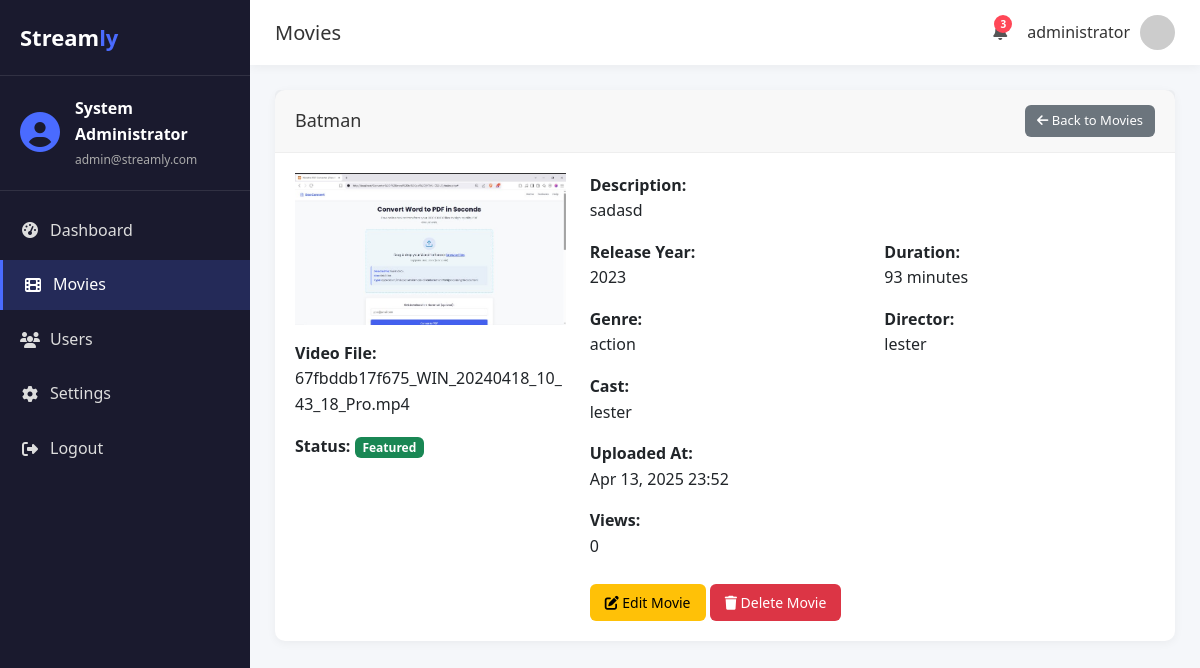
The page /admin/movie_view.php?id=1 (signed in) on the database its author committed.
### tables this page shows
CREATE TABLE `movies` (
  `id` int(11) NOT NULL,
  `title` varchar(255) NOT NULL,
  `description` text NOT NULL,
  `release_year` int(4) NOT NULL,
  `duration` int(11) NOT NULL COMMENT 'in minutes',
  `genre` varchar(100) NOT NULL,
  `director` varchar(255) NOT NULL,
  `cast` text NOT NULL,
  `thumbnail` varchar(255) NOT NULL,
  `video_file` varchar(255) NOT NULL,
  `uploaded_at` datetime NOT NULL DEFAULT current_timestamp(),
  `views` int(11) NOT NULL DEFAULT 0,
  `featured` tinyint(1) NOT NULL DEFAULT 0
);

### admin/theme.php (called while the page is built, shortened)
<?php
function getCurrentTheme() {
    return $_SESSION['theme'];
}
?>

### admin/movie_view.php (the view, shortened to what this page needs)
<?php
require_once '../include/db.php';
require_once 'theme.php';
$id = (int)$_GET['id'];
$stmt = $conn->prepare("SELECT * FROM movies WHERE id = ?");
$stmt->bind_param("i", $id);
$stmt->execute();
$result = $stmt->get_result();
$movie = $result->fetch_assoc();
$currentTheme = getCurrentTheme();
?>
<!DOCTYPE html>
<html lang="en" data-theme="<?php echo $currentTheme; ?>">
<head>
    <link href="https://cdn.jsdelivr.net/npm/bootstrap@5.3.0/dist/css/bootstrap.min.css" rel="stylesheet">
    <link rel="stylesheet" href="https://cdnjs.cloudflare.com/ajax/libs/font-awesome/6.4.0/css/all.min.css">
    <link rel="stylesheet" href="css/admin.css">
    </head>
<body class="admin-dashboard">
<body class="admin-dashboard">
<div class="sidebar">
    <div class="sidebar-header">
        <div class="sidebar-logo">Stream<span>ly</span></div>
    </div>
    <div class="sidebar-user">
        <div class="user-avatar">
            <i class="fas fa-user-circle"></i>
        </div>
        <div class="user-info">
            <div class="user-name"><?php echo htmlspecialchars($_SESSION['admin_full_name']); ?></div>
            <div class="user-email"><?php echo htmlspecialchars($_SESSION['admin_email']); ?></div>
        </div>
    </div>
    <nav class="sidebar-nav">
        <ul>
            <li>
                <a href="dashboard.php">
                    <i class="fas fa-tachometer-alt"></i>
                    <span>Dashboard</span>
                </a>
            </li>
            <li class="active">
                <a href="movies.php">
                    <i class="fas fa-film"></i>
                    <span>Movies</span>
                </a>
            </li>
            <li>
                <a href="users.php">
                    <i class="fas fa-users"></i>
                    <span>Users</span>
                </a>
            </li>
            <li>
                <a href="settings.php">
                    <i class="fas fa-cog"></i>
                    <span>Settings</span>
                </a>
            </li>
            <li>
                <a href="logout.php">
                    <i class="fas fa-sign-out-alt"></i>
                    <span>Logout</span>
                </a>
            </li>
        </ul>
    </nav>
</div>
<div class="main-content">
    <header class="admin-header">
        <div class="header-left">
            <h1>Movies</h1>
        </div>
        <div class="header-right">
            <div class="notifications">
                <span class="badge">3</span>
            </div>
            <div class="admin-profile">
                <span><?php echo htmlspecialchars($_SESSION['admin_username']); ?></span>
                <img src="https://ui-avatars.com/api/?name=<?php echo urlencode($_SESSION['admin_full_name']); ?>" alt="Admin">
            </div>
        </div>
    </header>
        <div class="content-wrapper">
            <div class="card">
                <div class="card-header">
                    <h3><?php echo htmlspecialchars($movie['title']); ?></h3>
                    <a href="movies.php" class="btn btn-sm btn-secondary">
                        <i class="fas fa-arrow-left"></i> Back to Movies
                    </a>
                </div>
                <div class="card-body">
                    <div class="row">
                        <div class="col-md-4">
                            <img src="../uploads/thumbnails/<?php echo htmlspecialchars($movie['thumbnail']); ?>"
                                 class="img-fluid mb-3"
                                 alt="<?php echo htmlspecialchars($movie['title']); ?>">
                            <div class="mb-3">
                                <strong>Video File:</strong>
                                <div><?php echo htmlspecialchars($movie['video_file']); ?></div>
                            </div>
                            <div class="mb-3">
                                <strong>Status:</strong>
                                <span class="badge bg-<?php echo $movie['featured'] ? 'success' : 'secondary'; ?>">
                                    <?php echo $movie['featured'] ? 'Featured' : 'Regular'; ?>
                                </span>
                            </div>
                        </div>
                        <div class="col-md-8">
                            <div class="mb-3">
                                <strong>Description:</strong>
                                <p><?php echo nl2br(htmlspecialchars($movie['description'])); ?></p>
                            </div>
                            <div class="row mb-3">
                                <div class="col-md-6">
                                    <strong>Release Year:</strong>
                                    <div><?php echo htmlspecialchars($movie['release_year']); ?></div>
                                </div>
                                <div class="col-md-6">
                                    <strong>Duration:</strong>
                                    <div><?php echo htmlspecialchars($movie['duration']); ?> minutes</div>
                                </div>
                            </div>
                            <div class="row mb-3">
                                <div class="col-md-6">
                                    <strong>Genre:</strong>
                                    <div><?php echo htmlspecialchars($movie['genre']); ?></div>
                                </div>
                                <div class="col-md-6">
                                    <strong>Director:</strong>
                                    <div><?php echo htmlspecialchars($movie['director']); ?></div>
                                </div>
                            </div>
                            <div class="mb-3">
                                <strong>Cast:</strong>
                                <div><?php echo nl2br(htmlspecialchars($movie['cast'])); ?></div>
                            </div>
                            <div class="mb-3">
                                <strong>Uploaded At:</strong>
                                <div><?php echo date('M d, Y H:i', strtotime($movie['uploaded_at'])); ?></div>
                            </div>
                            <div class="mb-3">
                                <strong>Views:</strong>
                                <div><?php echo htmlspecialchars($movie['views']); ?></div>
                            </div>
                            <div class="mt-4">
                                <a href="movie_edit.php?id=<?php echo $movie['id']; ?>" class="btn btn-warning">
                                    <i class="fas fa-edit"></i> Edit Movie
                                </a>
                                <a href="movie_delete.php?id=<?php echo $movie['id']; ?>" class="btn btn-danger" onclick="return confirm('Are you sure you want to delete this movie?')">
                                    <i class="fas fa-trash"></i> Delete Movie
                                </a>
                            </div>
                        </div>
                    </div>
                </div>
            </div>
        </div>
    </div>
</body>
</html>

### admin/css/admin.css (style rules this page uses)
body { font-family: 'Segoe UI', Tahoma, Geneva, Verdana, sans-serif; background-color: #f5f7fa; color: #333; line-height: 1.6; }
.admin-dashboard { display: flex; min-height: 100vh; }
.sidebar { width: 250px; background-color: #1a1a2e; color: white; transition: all 0.3s; position: fixed; height: 100vh; z-index: 1000; }
.sidebar-header { padding: 20px; border-bottom: 1px solid rgba(255, 255, 255, 0.1); }
.sidebar-logo { font-size: 22px; font-weight: 700; }
.sidebar-logo span { color: #4a6bff; }
.sidebar-user { padding: 20px; display: flex; align-items: center; border-bottom: 1px solid rgba(255, 255, 255, 0.1); }
.user-avatar { margin-right: 15px; }
.user-avatar i { font-size: 40px; color: #4a6bff; }
.user-name { font-weight: 600; margin-bottom: 3px; }
.user-email { font-size: 12px; color: #aaa; }
.sidebar-nav { padding: 15px 0; }
.sidebar-nav ul { list-style: none; padding: 0; margin: 0; }
.sidebar-nav li { margin-bottom: 5px; }
.sidebar-nav a { display: flex; align-items: center; padding: 12px 20px; color: #ddd; text-decoration: none; transition: all 0.3s; }
.sidebar-nav a i { margin-right: 10px; width: 20px; text-align: center; }
.sidebar-nav li.active a { background-color: rgba(74, 107, 255, 0.2); color: white; border-left: 3px solid #4a6bff; }
.main-content { flex: 1; margin-left: 250px; transition: all 0.3s; }
.admin-header { display: flex; justify-content: space-between; align-items: center; padding: 15px 25px; background-color: white; box-shadow: 0 2px 10px rgba(0, 0, 0, 0.05); position: sticky; top: 0; z-index: 100; }
.header-left { display: flex; align-items: center; }
.admin-header h1 { font-size: 20px; margin: 0; color: #333; }
.header-right { display: flex; align-items: center; }
.notifications { position: relative; margin-right: 20px; color: #555; cursor: pointer; }
.notifications .badge { position: absolute; top: -5px; right: -5px; background-color: #ff4757; color: white; border-radius: 50%; width: 18px; height: 18px; font-size: 10px; display: flex; align-items: center; justify-content: center; }
.admin-profile { display: flex; align-items: center; cursor: pointer; }
.admin-profile span { margin-right: 10px; font-weight: 500; }
.admin-profile img { width: 35px; height: 35px; border-radius: 50%; object-fit: cover; }
.content-wrapper { padding: 25px; }
.card { background-color: white; border-radius: 10px; box-shadow: 0 2px 10px rgba(0, 0, 0, 0.05); margin-bottom: 25px; border: none; }
.card-header { padding: 15px 20px; border-bottom: 1px solid #eee; display: flex; justify-content: space-between; align-items: center; }
.card-header h3 { margin: 0; font-size: 18px; color: #333; }
.card-body { padding: 20px; }
.btn { padding: 8px 15px; border-radius: 6px; font-size: 14px; font-weight: 500; border: none; cursor: pointer; transition: all 0.3s; }
.btn-sm { padding: 6px 12px; font-size: 13px; }

### rows shown on the page
movies: title "Batman", thumbnail (picture), video_file "67fbddb17f675_WIN_20240418_10_43_18_Pro.mp4", description "sadasd", release_year "2023", duration "93", genre "action", director "lester", cast "lester", uploaded_at "Apr 13, 2025 23:52", views "0"

### other values the page prints
$_SESSION['admin_full_name'] "System Administrator"
$_SESSION['admin_email'] "admin@streamly.com"
$_SESSION['admin_username'] "administrator"
